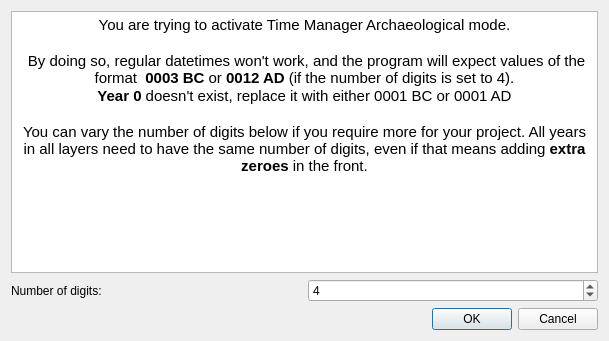
<?xml version="1.0" encoding="UTF-8"?>
<ui version="4.0">
 <class>archDialog</class>
 <widget class="QDialog" name="archDialog">
  <property name="geometry">
   <rect>
    <x>0</x>
    <y>0</y>
    <width>609</width>
    <height>341</height>
   </rect>
  </property>
  <property name="windowTitle">
   <string>Dialog</string>
  </property>
  <layout class="QGridLayout" name="gridLayout">
   <item row="3" column="0" colspan="2">
    <widget class="QDialogButtonBox" name="buttonBox">
     <property name="orientation">
      <enum>Qt::Horizontal</enum>
     </property>
     <property name="standardButtons">
      <set>QDialogButtonBox::Cancel|QDialogButtonBox::Ok</set>
     </property>
    </widget>
   </item>
   <item row="2" column="0" colspan="2">
    <layout class="QHBoxLayout" name="horizontalLayout">
     <item>
      <widget class="QLabel" name="label_3">
       <property name="text">
        <string>Number of digits: </string>
       </property>
      </widget>
     </item>
     <item>
      <widget class="QSpinBox" name="numDigits">
       <property name="minimum">
        <number>1</number>
       </property>
       <property name="value">
        <number>4</number>
       </property>
      </widget>
     </item>
    </layout>
   </item>
   <item row="0" column="0" rowspan="2" colspan="2">
    <widget class="QTextBrowser" name="textBrowser">
     <property name="html">
      <string>&lt;!DOCTYPE HTML PUBLIC &quot;-//W3C//DTD HTML 4.0//EN&quot; &quot;http://www.w3.org/TR/REC-html40/strict.dtd&quot;&gt;
&lt;html&gt;&lt;head&gt;&lt;meta name=&quot;qrichtext&quot; content=&quot;1&quot; /&gt;&lt;style type=&quot;text/css&quot;&gt;
p, li { white-space: pre-wrap; }
&lt;/style&gt;&lt;/head&gt;&lt;body style=&quot; font-family:'Cantarell'; font-size:11pt; font-weight:400; font-style:normal;&quot;&gt;
&lt;p align=&quot;center&quot; style=&quot; margin-top:0px; margin-bottom:0px; margin-left:0px; margin-right:0px; -qt-block-indent:0; text-indent:0px;&quot;&gt;&lt;span style=&quot; font-family:'Ubuntu';&quot;&gt;You are trying to activate Time Manager Archaeological mode.&lt;/span&gt;&lt;/p&gt;
&lt;p align=&quot;center&quot; style=&quot;-qt-paragraph-type:empty; margin-top:0px; margin-bottom:0px; margin-left:0px; margin-right:0px; -qt-block-indent:0; text-indent:0px; font-family:'Ubuntu';&quot;&gt;&lt;br /&gt;&lt;/p&gt;
&lt;p align=&quot;center&quot; style=&quot; margin-top:0px; margin-bottom:0px; margin-left:0px; margin-right:0px; -qt-block-indent:0; text-indent:0px;&quot;&gt;&lt;span style=&quot; font-family:'Ubuntu';&quot;&gt; By doing so, regular datetimes won't work, and the program will expect values of the format  &lt;/span&gt;&lt;span style=&quot; font-family:'Ubuntu'; font-weight:600;&quot;&gt;0003 BC&lt;/span&gt;&lt;span style=&quot; font-family:'Ubuntu';&quot;&gt; or &lt;/span&gt;&lt;span style=&quot; font-family:'Ubuntu'; font-weight:600;&quot;&gt;0012 AD&lt;/span&gt;&lt;span style=&quot; font-family:'Ubuntu';&quot;&gt; (if the number of digits is set to 4).&lt;/span&gt;&lt;/p&gt;
&lt;p align=&quot;center&quot; style=&quot; margin-top:0px; margin-bottom:0px; margin-left:0px; margin-right:0px; -qt-block-indent:0; text-indent:0px;&quot;&gt;&lt;span style=&quot; font-family:'Ubuntu'; font-weight:600;&quot;&gt;Year 0 &lt;/span&gt;&lt;span style=&quot; font-family:'Ubuntu';&quot;&gt;doesn't exist, replace it with either 0001 BC or 0001 AD&lt;/span&gt;&lt;/p&gt;
&lt;p align=&quot;center&quot; style=&quot;-qt-paragraph-type:empty; margin-top:0px; margin-bottom:0px; margin-left:0px; margin-right:0px; -qt-block-indent:0; text-indent:0px; font-family:'Ubuntu';&quot;&gt;&lt;br /&gt;&lt;/p&gt;
&lt;p align=&quot;center&quot; style=&quot; margin-top:0px; margin-bottom:0px; margin-left:0px; margin-right:0px; -qt-block-indent:0; text-indent:0px;&quot;&gt;&lt;span style=&quot; font-family:'Ubuntu';&quot;&gt;You can vary the number of digits below if you require more for your project. All years in all layers need to have the same number of digits, even if that means adding &lt;/span&gt;&lt;span style=&quot; font-family:'Ubuntu'; font-weight:600;&quot;&gt;extra zeroes&lt;/span&gt;&lt;span style=&quot; font-family:'Ubuntu';&quot;&gt; in the front.&lt;/span&gt;&lt;/p&gt;&lt;/body&gt;&lt;/html&gt;</string>
     </property>
    </widget>
   </item>
  </layout>
 </widget>
 <resources/>
 <connections>
  <connection>
   <sender>buttonBox</sender>
   <signal>accepted()</signal>
   <receiver>archDialog</receiver>
   <slot>accept()</slot>
   <hints>
    <hint type="sourcelabel">
     <x>248</x>
     <y>254</y>
    </hint>
    <hint type="destinationlabel">
     <x>157</x>
     <y>274</y>
    </hint>
   </hints>
  </connection>
  <connection>
   <sender>buttonBox</sender>
   <signal>rejected()</signal>
   <receiver>archDialog</receiver>
   <slot>reject()</slot>
   <hints>
    <hint type="sourcelabel">
     <x>316</x>
     <y>260</y>
    </hint>
    <hint type="destinationlabel">
     <x>286</x>
     <y>274</y>
    </hint>
   </hints>
  </connection>
 </connections>
</ui>
